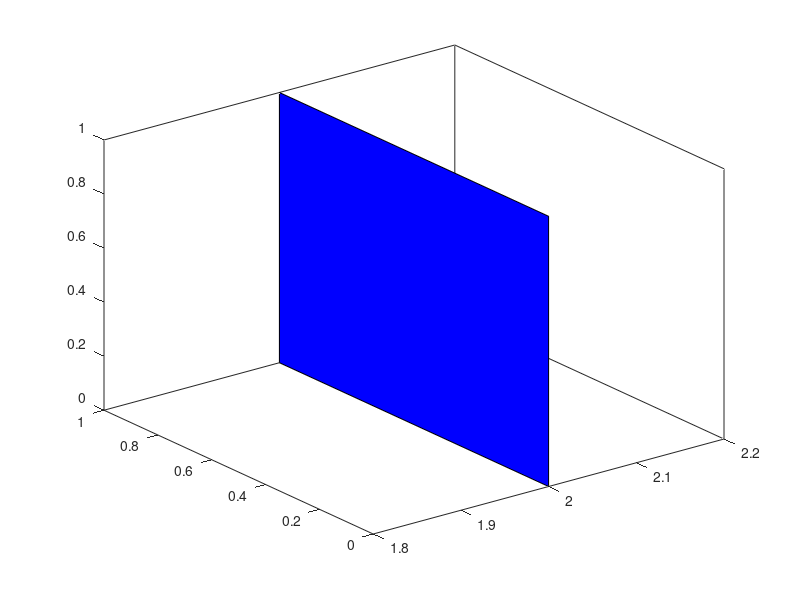

This figure's MATLAB source:
% Se crean los siguientes vectores que almacenan las posiciones x, y e z
x = [2 2 2 2 2];
y = [1 0 0 1 1];
z = [1 1 0 0 1];
fill3(x,y,z,'b') % el valor b nos brinda el color de la superficie.